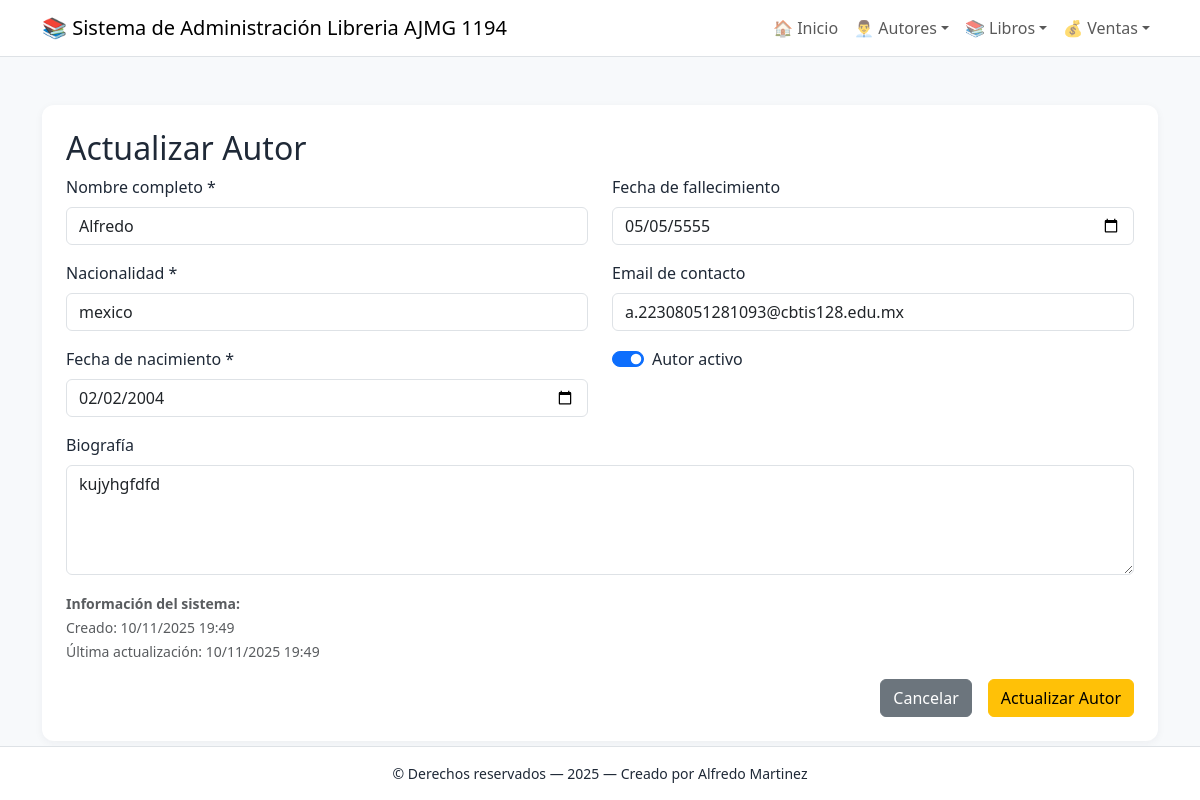
The app's page /autores/editar/2/ with its own data.
### app_Libreria/models.py (models this page shows, shortened)
class Autor(models.Model):
    nombre = models.CharField(max_length=100, verbose_name="Nombre completo")
    nacionalidad = models.CharField(max_length=50, verbose_name="Nacionalidad")
    fecha_nacimiento = models.DateField(verbose_name="Fecha de nacimiento")
    fecha_fallecimiento = models.DateField(null=True, blank=True, verbose_name="Fecha de fallecimiento")
    biografia = models.TextField(verbose_name="Biografía", help_text="Breve biografía del autor")
    email = models.EmailField(verbose_name="Email de contacto", blank=True)
    activo = models.BooleanField(default=True, verbose_name="Autor activo")
    created_at = models.DateTimeField(default=timezone.now, verbose_name="Fecha de creación")
    updated_at = models.DateTimeField(auto_now=True, verbose_name="Fecha de actualización")
    class Meta:
        verbose_name = "Autor"
        verbose_name_plural = "Autores"
        ordering = ['nombre']

### app_Libreria/views.py (the view)
# urls.py: path('autores/editar/<int:autor_id>/', views.actualizar_autor, name='actualizar_autor'),
def actualizar_autor(request, autor_id):
    autor = get_object_or_404(Autor, id=autor_id)
    return render(request, 'autor/actualizar_autor.html', {'autor': autor})

### app_Libreria/templates/autor/actualizar_autor.html (shortened to what this page needs)
{% extends 'base.html' %}
{% block content %}
<div class="soft-card p-4">
    <h2>Actualizar Autor</h2>
    <form method="post" action="{% url 'realizar_actualizacion_autor' autor.id %}">
        <div class="row">
            <div class="col-md-6">
                <div class="mb-3">
                    <label class="form-label">Nombre completo *</label>
                    <input type="text" class="form-control" name="nombre" value="{{ autor.nombre }}" required>
                </div>
                <div class="mb-3">
                    <label class="form-label">Nacionalidad *</label>
                    <input type="text" class="form-control" name="nacionalidad" value="{{ autor.nacionalidad }}" required>
                </div>
                <div class="mb-3">
                    <label class="form-label">Fecha de nacimiento *</label>
                    <input type="date" class="form-control" name="fecha_nacimiento"
                           value="{{ autor.fecha_nacimiento|date:'Y-m-d' }}" required>
                </div>
            </div>
            <div class="col-md-6">
                <div class="mb-3">
                    <label class="form-label">Fecha de fallecimiento</label>
                    <input type="date" class="form-control" name="fecha_fallecimiento"
                           value="{{ autor.fecha_fallecimiento|date:'Y-m-d' }}">
                </div>
                <div class="mb-3">
                    <label class="form-label">Email de contacto</label>
                    <input type="email" class="form-control" name="email" value="{{ autor.email }}">
                </div>
                <div class="mb-3 form-check form-switch">
                    <input type="checkbox" class="form-check-input" name="activo" id="activo"
                           {% if autor.activo %}checked{% endif %}>
                    <label class="form-check-label" for="activo">Autor activo</label>
                </div>
            </div>
        </div>
        <div class="mb-3">
            <label class="form-label">Biografía</label>
            <textarea class="form-control" name="biografia" rows="4">{{ autor.biografia }}</textarea>
        </div>
        <div class="mb-3">
            <small class="text-muted">
                <strong>Información del sistema:</strong><br>
                Creado: {{ autor.created_at|date:"d/m/Y H:i" }}<br>
                Última actualización: {{ autor.updated_at|date:"d/m/Y H:i" }}
            </small>
        </div>
        <div class="d-grid gap-2 d-md-flex justify-content-md-end">
            <a href="{% url 'ver_autores' %}" class="btn btn-secondary me-md-2">Cancelar</a>
            <button type="submit" class="btn btn-warning">Actualizar Autor</button>
        </div>
    </form>
</div>
{% endblock %}

### app_Libreria/templates/base.html (style rules this page uses)
body { background-color: #f7f9fb; color: #1f2937; }
.soft-card { background-color: #ffffff; border-radius: 12px; box-shadow: 0 2px 8px rgba(31,41,55,0.05); }

### records on screen
Autor: nombre "Alfredo", nacionalidad "mexico", fecha_nacimiento "02/02/2004", fecha_fallecimiento "05/05/5555", email "a.22308051281093@cbtis128.edu.mx", activo "☑", biografia "kujyhgfdfd", created_at "10/11/2025 19:49", updated_at "10/11/2025 19:49"
